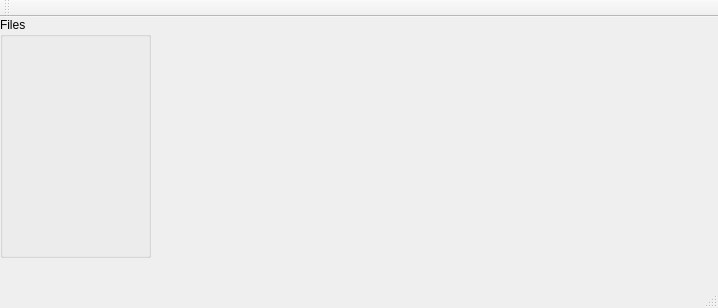
<?xml version="1.0" encoding="UTF-8"?>
<ui version="4.0">
 <class>MainWindow</class>
 <widget class="QMainWindow" name="MainWindow">
  <property name="geometry">
   <rect>
    <x>0</x>
    <y>0</y>
    <width>718</width>
    <height>308</height>
   </rect>
  </property>
  <property name="windowTitle">
   <string>MainWindow</string>
  </property>
  <widget class="QWidget" name="centralWidget">
   <widget class="QGroupBox" name="groupBox">
    <property name="geometry">
     <rect>
      <x>0</x>
      <y>0</y>
      <width>151</width>
      <height>241</height>
     </rect>
    </property>
    <property name="title">
     <string>Files</string>
    </property>
    <widget class="QWidget" name="verticalLayoutWidget">
     <property name="geometry">
      <rect>
       <x>10</x>
       <y>20</y>
       <width>131</width>
       <height>211</height>
      </rect>
     </property>
     <layout class="QVBoxLayout" name="verticalLayout"/>
    </widget>
   </widget>
  </widget>
  <widget class="QMenuBar" name="menuBar">
   <property name="geometry">
    <rect>
     <x>0</x>
     <y>0</y>
     <width>718</width>
     <height>21</height>
    </rect>
   </property>
  </widget>
  <widget class="QToolBar" name="mainToolBar">
   <attribute name="toolBarArea">
    <enum>TopToolBarArea</enum>
   </attribute>
   <attribute name="toolBarBreak">
    <bool>false</bool>
   </attribute>
  </widget>
  <widget class="QStatusBar" name="statusBar"/>
 </widget>
 <layoutdefault spacing="6" margin="11"/>
 <resources/>
 <connections/>
</ui>
